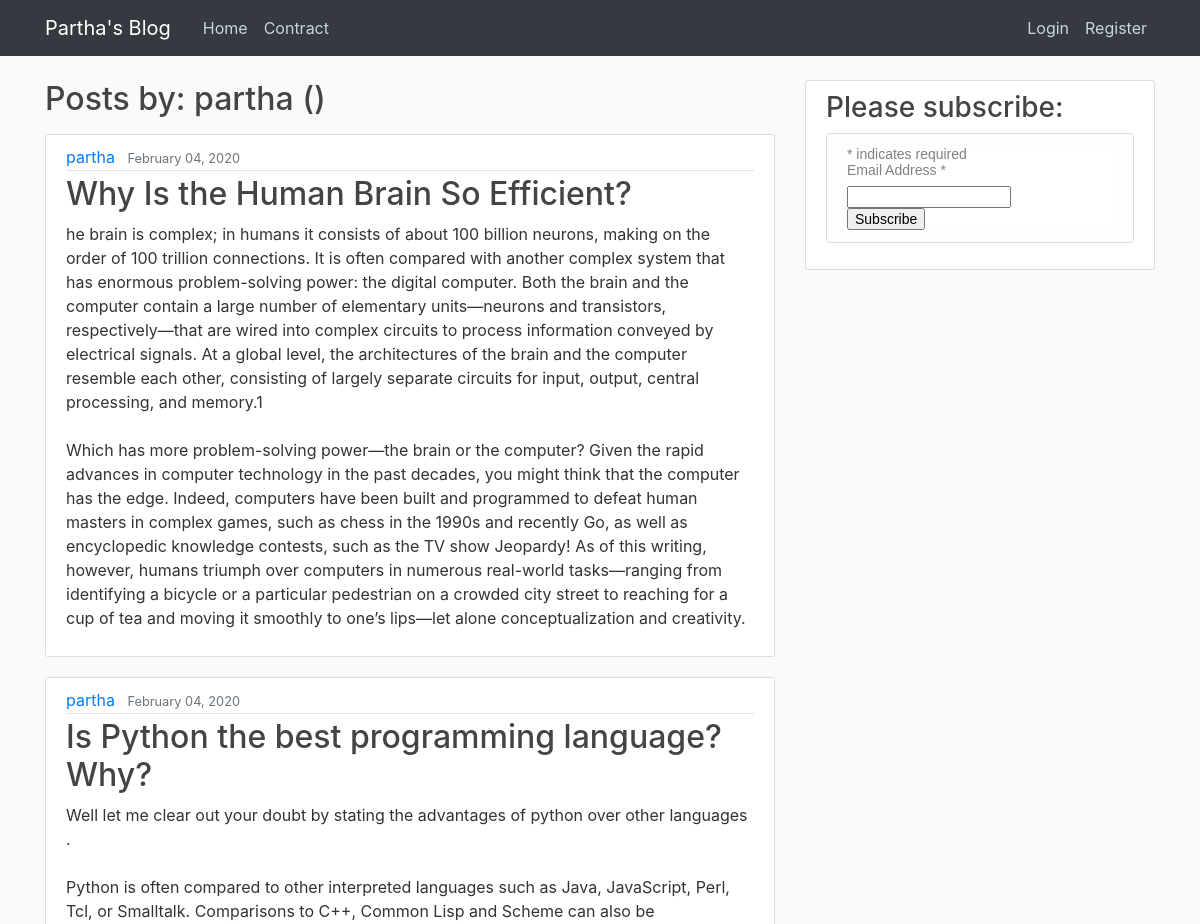
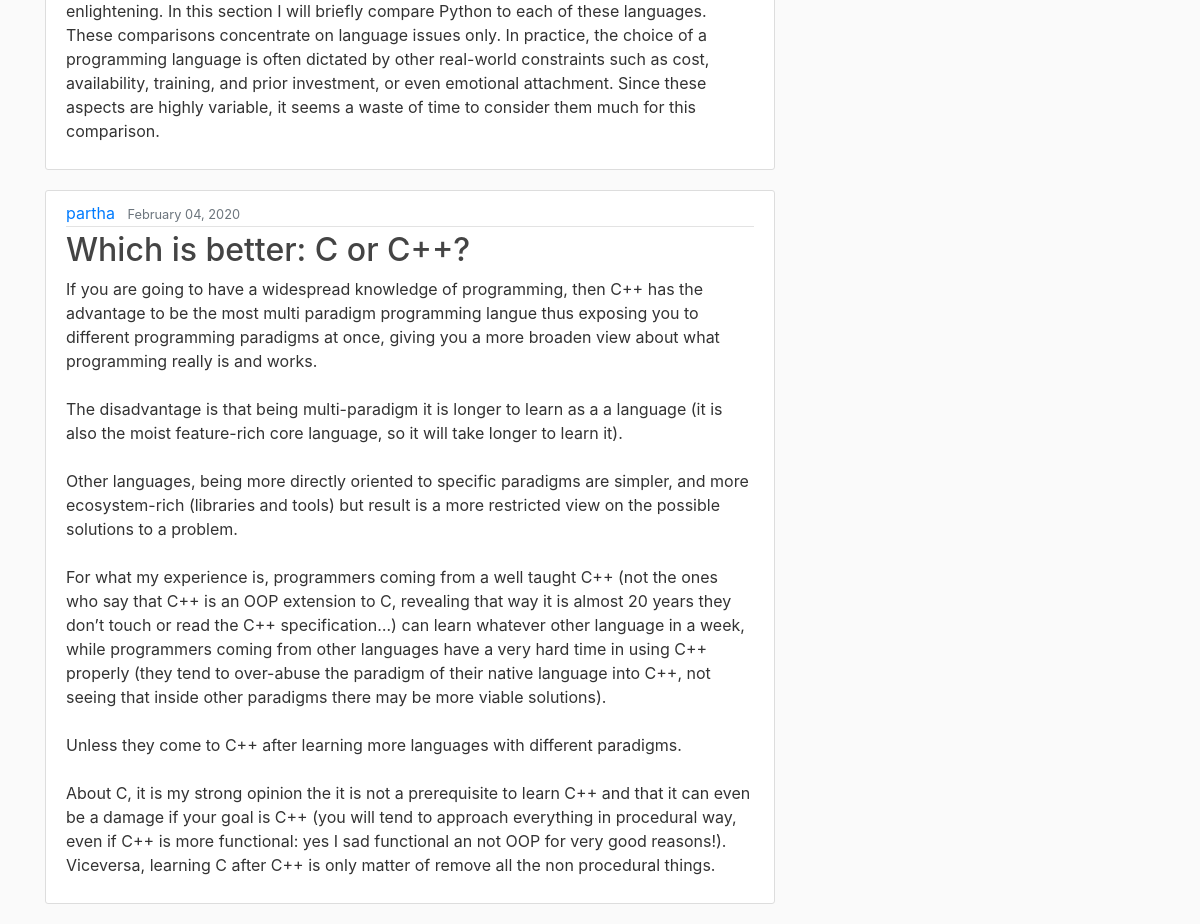
The app's page /user/partha with its own data (2 pictures, top to bottom).
### myapp/models.py (models this page shows, shortened)
class Post(models.Model):
    title = models.CharField(max_length=100)
    content = models.TextField()
    date_posted = models.DateTimeField(default=timezone.now)
    author = models.ForeignKey(User, on_delete=models.CASCADE)

### myapp/views.py (the view)
# urls.py: path('user/<str:username>', UserPostListView.as_view(), name = 'user-posts'),
class UserPostListView(ListView):
    model = Post
    template_name = 'user_post.html'  # <app>/<model>_<viewtype>.html
    context_object_name = 'posts'
    def get_queryset(self):
        user = get_object_or_404(User, username=self.kwargs.get('username'))
        return Post.objects.filter(author=user).order_by('-date_posted')

### template/user_post.html (shortened to what this page needs)
{% extends "base.html" %}
{% block content %}
    <h2 class="mb-3">Posts by: {{ view.kwargs.username }} ({{ page_obj.paginator.count }})</h2>
    {% for post in posts %}
        <article class="media content-section">
          <div class="media-body">
            <div class="article-metadata">
              <a class="mr-2" href="{% url 'user-posts' post.author.username %}">{{ post.author }}</a>
              <small class="text-muted">{{ post.date_posted|date:"F d, Y" }}</small>
            </div>
            <h2><a class="article-title" href="{% url 'post-detail' post.id %}">{{ post.title }}</a></h2>
            <p class="article-content">{{ post.content }}</p>
          </div>
        </article>
    {% endfor %}
{% endblock content %}

### static/main.css (style rules this page uses)
body { background: #fafafa; color: #333333; margin-top: 5rem; }
h1, h2, h3, h4, h5, h6 { color: #444444; }
.content-section { background: #ffffff; padding: 10px 20px; border: 1px solid #dddddd; border-radius: 3px; margin-bottom: 20px; }
.article-title { color: #444444; }
.article-content { white-space: pre-line; }
.article-metadata { padding-bottom: 1px; margin-bottom: 4px; border-bottom: 1px solid #e3e3e3 }

### records on screen
Post: author "partha", date_posted "February 04, 2020", title "Why Is the Human Brain So Efficient?", content "he brain is complex; in humans it consists of about 100 billion neurons, making on the order of 100 trillion connections. It is often compared with another complex system that has enormous problem-solving power: the digital computer. Both the brain and the computer contain a large number of elementary units—neurons and transistors, respectively—that are wired into complex circuits to process information conveyed by electrical signals. At a global level, the architectures of the brain and the computer resemble each other, consisting of largely separate circuits for input, output, central processing, and memory.1 Which has more problem-solving power—the brain or the computer? Given the rapid…"
Post: author "partha", date_posted "February 04, 2020", title "Is Python the best programming language? Why?", content "Well let me clear out your doubt by stating the advantages of python over other languages . Python is often compared to other interpreted languages such as Java, JavaScript, Perl, Tcl, or Smalltalk. Comparisons to C++, Common Lisp and Scheme can also be enlightening. In this section I will briefly compare Python to each of these languages. These comparisons concentrate on language issues only. In practice, the choice of a programming language is often dictated by other real-world constraints such as cost, availability, training, and prior investment, or even emotional attachment. Since these aspects are highly variable, it seems a waste of time to consider them much for this comparison."
Post: author "partha", date_posted "February 04, 2020", title "Which is better: C or C++?", content "If you are going to have a widespread knowledge of programming, then C++ has the advantage to be the most multi paradigm programming langue thus exposing you to different programming paradigms at once, giving you a more broaden view about what programming really is and works. The disadvantage is that being multi-paradigm it is longer to learn as a a language (it is also the moist feature-rich core language, so it will take longer to learn it). Other languages, being more directly oriented to specific paradigms are simpler, and more ecosystem-rich (libraries and tools) but result is a more restricted view on the possible solutions to a problem. For what my experience is, programmers coming…"

### other values on screen
{{ view.kwargs.username }} "partha"
